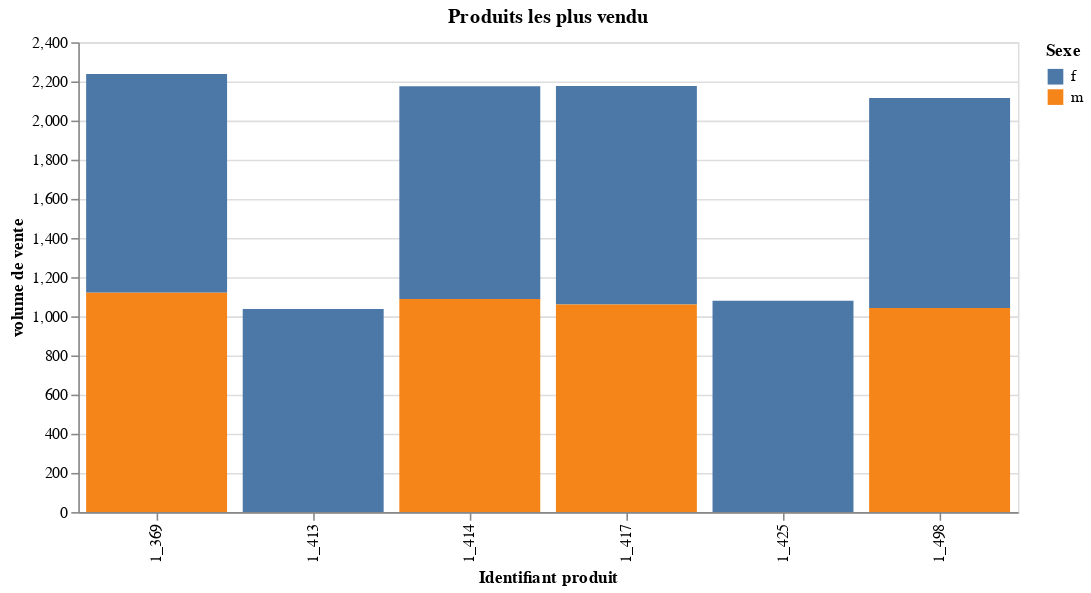

The notebook cell this image was saved under:
### Code cell
ft_ca_flop_prod = final_file.groupby(['id_prod', 'categ', 'sex'], as_index=False)[
    'price'].count().sort_values(by='price', ascending=False).head(10).reset_index(drop=True)

alt.Chart(ft_ca_flop_prod).mark_bar().encode(
    x=alt.X('id_prod', axis=alt.Axis(title='Identifiant produit')),
    y=alt.Y('price', axis=alt.Axis(title='volume de vente')),
    color=alt.Color('sex:N', title='Sexe')
).properties(title="Produits les plus vendu", width=600)

### Figure 1 — Vega-Lite specification as saved in the notebook (floating-point values rounded to 4 significant figures)
{"config": {"view": {"continuousWidth": 400, "continuousHeight": 300}}, "data": {"name": "data-6daebffca5614006e202f206b74fece2"}, "mark": "bar", "encoding": {"color": {"field": "sex", "title": "Sexe", "type": "nominal"}, "x": {"axis": {"title": "Identifiant produit"}, "field": "id_prod", "type": "nominal"}, "y": {"axis": {"title": "volume de vente"}, "field": "price", "type": "quantitative"}}, "title": "Produits les plus vendu", "width": 600, "$schema": "https://vega.github.io/schema/vega-lite/v4.17.0.json", "datasets": {"data-6daebffca5614006e202f206b74fece2": [{"id_prod": "1_369", "categ": 1, "sex": "m", "price": 1122}, {"id_prod": "1_417", "categ": 1, "sex": "f", "price": 1117}, {"id_prod": "1_369", "categ": 1, "sex": "f", "price": 1116}, {"id_prod": "1_414", "categ": 1, "sex": "f", "price": 1088}, {"id_prod": "1_414", "categ": 1, "sex": "m", "price": 1088}, {"id_prod": "1_425", "categ": 1, "sex": "f", "price": 1079}, {"id_prod": "1_498", "categ": 1, "sex": "f", "price": 1073}, {"id_prod": "1_417", "categ": 1, "sex": "m", "price": 1060}, {"id_prod": "1_498", "categ": 1, "sex": "m", "price": 1043}, {"id_prod": "1_413", "categ": 1, "sex": "f", "price": 1037}]}}
